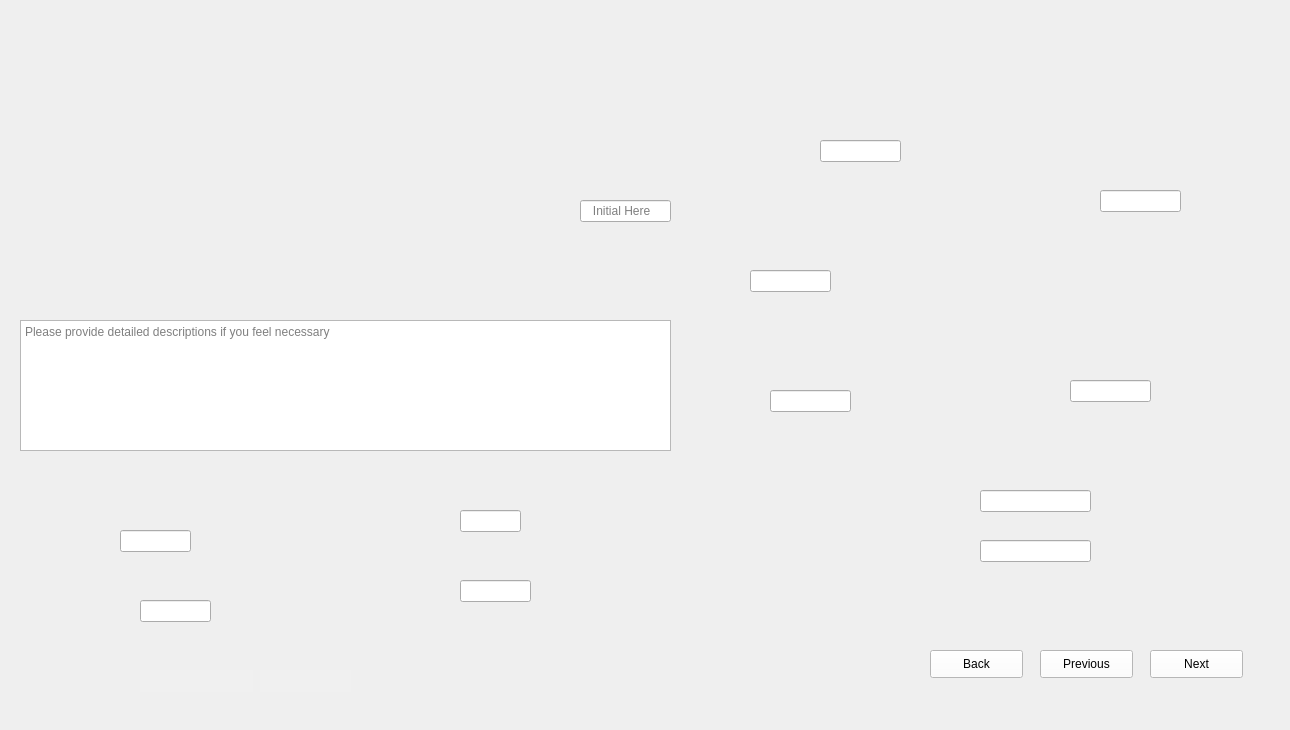
<?xml version="1.0" encoding="UTF-8"?>
<ui version="4.0">
 <class>Form</class>
 <widget class="QWidget" name="Form">
  <property name="geometry">
   <rect>
    <x>0</x>
    <y>0</y>
    <width>1290</width>
    <height>730</height>
   </rect>
  </property>
  <property name="windowTitle">
   <string>Form</string>
  </property>
  <widget class="QLabel" name="label">
   <property name="geometry">
    <rect>
     <x>0</x>
     <y>0</y>
     <width>1290</width>
     <height>730</height>
    </rect>
   </property>
   <property name="styleSheet">
    <string notr="true">background-image: url(:/images/images/Premount Clean and Measure Subwafer_2.png);</string>
   </property>
   <property name="text">
    <string/>
   </property>
  </widget>
  <widget class="QLineEdit" name="lineEdit_Data">
   <property name="geometry">
    <rect>
     <x>580</x>
     <y>200</y>
     <width>91</width>
     <height>22</height>
    </rect>
   </property>
   <property name="placeholderText">
    <string>   Initial Here</string>
   </property>
  </widget>
  <widget class="QTextEdit" name="textEdit_Comments">
   <property name="geometry">
    <rect>
     <x>20</x>
     <y>320</y>
     <width>651</width>
     <height>131</height>
    </rect>
   </property>
   <property name="placeholderText">
    <string>Please provide detailed descriptions if you feel necessary </string>
   </property>
  </widget>
  <widget class="QLineEdit" name="lineEdit_2">
   <property name="geometry">
    <rect>
     <x>120</x>
     <y>530</y>
     <width>71</width>
     <height>22</height>
    </rect>
   </property>
  </widget>
  <widget class="QLineEdit" name="lineEdit_3">
   <property name="geometry">
    <rect>
     <x>140</x>
     <y>600</y>
     <width>71</width>
     <height>22</height>
    </rect>
   </property>
  </widget>
  <widget class="QLineEdit" name="lineEdit_4">
   <property name="geometry">
    <rect>
     <x>460</x>
     <y>510</y>
     <width>61</width>
     <height>22</height>
    </rect>
   </property>
  </widget>
  <widget class="QLineEdit" name="lineEdit_5">
   <property name="geometry">
    <rect>
     <x>460</x>
     <y>580</y>
     <width>71</width>
     <height>22</height>
    </rect>
   </property>
  </widget>
  <widget class="QLineEdit" name="lineEdit_6">
   <property name="geometry">
    <rect>
     <x>820</x>
     <y>140</y>
     <width>81</width>
     <height>22</height>
    </rect>
   </property>
  </widget>
  <widget class="QLineEdit" name="lineEdit_7">
   <property name="geometry">
    <rect>
     <x>750</x>
     <y>270</y>
     <width>81</width>
     <height>22</height>
    </rect>
   </property>
  </widget>
  <widget class="QLineEdit" name="lineEdit_8">
   <property name="geometry">
    <rect>
     <x>770</x>
     <y>390</y>
     <width>81</width>
     <height>22</height>
    </rect>
   </property>
  </widget>
  <widget class="QLineEdit" name="lineEdit_9">
   <property name="geometry">
    <rect>
     <x>1100</x>
     <y>190</y>
     <width>81</width>
     <height>22</height>
    </rect>
   </property>
  </widget>
  <widget class="QLineEdit" name="lineEdit_10">
   <property name="geometry">
    <rect>
     <x>1070</x>
     <y>380</y>
     <width>81</width>
     <height>22</height>
    </rect>
   </property>
  </widget>
  <widget class="QLineEdit" name="lineEdit_11">
   <property name="geometry">
    <rect>
     <x>980</x>
     <y>490</y>
     <width>111</width>
     <height>22</height>
    </rect>
   </property>
  </widget>
  <widget class="QLineEdit" name="lineEdit_12">
   <property name="geometry">
    <rect>
     <x>980</x>
     <y>540</y>
     <width>111</width>
     <height>22</height>
    </rect>
   </property>
  </widget>
  <widget class="QLineEdit" name="lineEdit_Dates">
   <property name="geometry">
    <rect>
     <x>140</x>
     <y>670</y>
     <width>113</width>
     <height>22</height>
    </rect>
   </property>
   <property name="styleSheet">
    <string notr="true">QLineEdit{
background-color: rgb(240, 240, 240);
border: none;
}</string>
   </property>
  </widget>
  <widget class="QLineEdit" name="lineEdit_Steps">
   <property name="geometry">
    <rect>
     <x>260</x>
     <y>670</y>
     <width>91</width>
     <height>22</height>
    </rect>
   </property>
   <property name="styleSheet">
    <string notr="true">QLineEdit{
background-color: rgb(240, 240, 240);
border: none;
}</string>
   </property>
  </widget>
  <widget class="QPushButton" name="pushButton_Next">
   <property name="geometry">
    <rect>
     <x>1150</x>
     <y>650</y>
     <width>93</width>
     <height>28</height>
    </rect>
   </property>
   <property name="styleSheet">
    <string notr="true">QPushButton{
background-color: rgb(255, 255, 255);
height: 35px;
}
QPushButton::hover{
background-color: rgb(0, 0, 255);
}
QPushButton:pressed{
padding-top:7px;
padding-top:7px;
}</string>
   </property>
   <property name="text">
    <string>Next</string>
   </property>
  </widget>
  <widget class="QPushButton" name="pushButton_Previous">
   <property name="geometry">
    <rect>
     <x>1040</x>
     <y>650</y>
     <width>93</width>
     <height>28</height>
    </rect>
   </property>
   <property name="styleSheet">
    <string notr="true">QPushButton{
background-color: rgb(255, 255, 255);
height: 35px;
}
QPushButton::hover{
background-color: rgb(0, 0, 255);
}
QPushButton:pressed{
padding-top:7px;
padding-top:7px;
}</string>
   </property>
   <property name="text">
    <string>Previous</string>
   </property>
  </widget>
  <widget class="QPushButton" name="pushButton_Back">
   <property name="geometry">
    <rect>
     <x>930</x>
     <y>650</y>
     <width>93</width>
     <height>28</height>
    </rect>
   </property>
   <property name="styleSheet">
    <string notr="true">QPushButton{
background-color: rgb(255, 255, 255);
height: 35px;
}
QPushButton::hover{
background-color: rgb(0, 0, 255);
}
QPushButton:pressed{
padding-top:7px;
padding-top:7px;
}</string>
   </property>
   <property name="text">
    <string>Back</string>
   </property>
  </widget>
 </widget>
 <resources>
  <include location="D:/ECED4901SYPIIFiles/SNYProject/UI_design/LoginUI_Design/resource.qrc"/>
 </resources>
 <connections/>
</ui>
